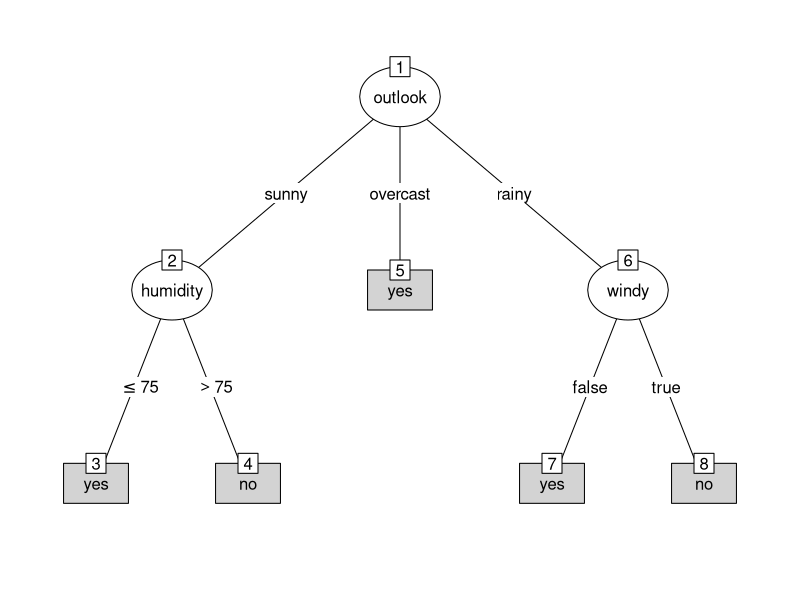

Write the R code that produced this figure.
library(partykit)


### Name: WeatherPlay
### Title: Weather Conditions and Playing a Game
### Aliases: WeatherPlay
### Keywords: datasets

### ** Examples

## load weather data
data("WeatherPlay", package = "partykit")
WeatherPlay

## construct simple tree
pn <- partynode(1L,
  split = partysplit(1L, index = 1:3),
  kids = list(
    partynode(2L,
      split = partysplit(3L, breaks = 75),
      kids = list(
        partynode(3L, info = "yes"),
        partynode(4L, info = "no"))),
    partynode(5L, info = "yes"),
    partynode(6L,
      split = partysplit(4L, index = 1:2),
      kids = list(
        partynode(7L, info = "yes"),
        partynode(8L, info = "no")))))
pn

## couple with data
py <- party(pn, WeatherPlay)

## print/plot/predict
print(py)
plot(py)
predict(py, newdata = WeatherPlay)

## customize printing
print(py,
  terminal_panel = function(node) paste(": play=", info_node(node), sep = ""))
